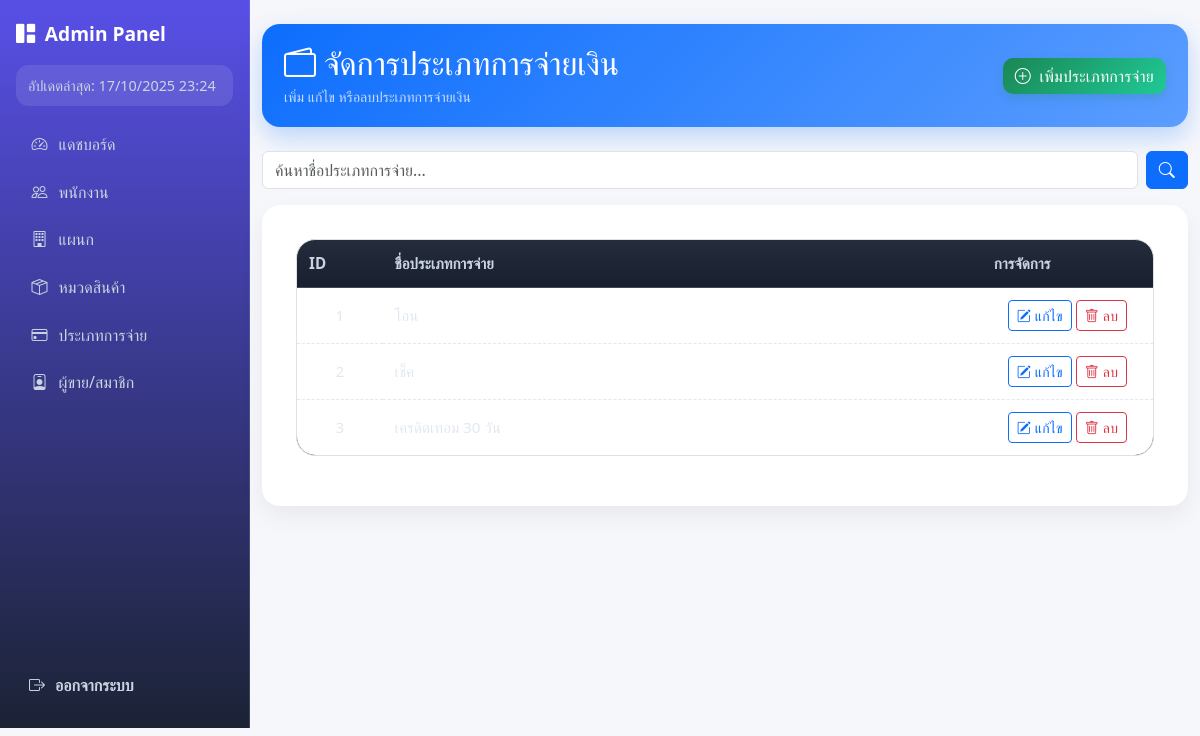
Screenshot of /admin/paymentTypeManagement.php with the database file from the repository.
### tables this page shows
CREATE TABLE `payment_types` (
  `id` int(11) NOT NULL,
  `name` varchar(120) NOT NULL
);

### admin/paymentTypeManagement.php (the view, shortened to what this page needs)
<?php
require_once "../connect.php";
$db = $GLOBALS['conn'] ?? $conn;
require_once __DIR__ . "/partials/admin_header.php";
$q=trim($_GET['q']??'');
$where=" WHERE 1=1 "; $params=[]; $types='';
$perPage=10; $page=max(1,(int)($_GET['page']??1)); $offset=($page-1)*$perPage;
$sql="SELECT id,name FROM payment_types {$where} ORDER BY id ASC LIMIT ?,?";
$params2=$params; $types2=$types."ii"; $params2[]=$offset; $params2[]=$perPage;
$stmt=$db->prepare($sql);
$stmt->bind_param($types2,...$params2);
$stmt->execute();
$rs=$stmt->get_result();
require_once __DIR__ . "/partials/admin_header.php";
?>
<!DOCTYPE html>
<html lang="th">
<head>
<link href="https://cdn.jsdelivr.net/npm/bootstrap@5.3.3/dist/css/bootstrap.min.css" rel="stylesheet">
<link href="https://cdn.jsdelivr.net/npm/bootstrap-icons@1.11.3/font/bootstrap-icons.css" rel="stylesheet">
</head>
<body>
<div class="container-fluid py-4">
  <div class="page-head d-flex justify-content-between align-items-center mb-4">
    <div>
      <h2 class="mb-1"><i class="bi bi-wallet2 me-2"></i>จัดการประเภทการจ่ายเงิน</h2>
      <div class="small opacity-75">เพิ่ม แก้ไข หรือลบประเภทการจ่ายเงิน</div>
    </div>
    <button class="btn btn-add" data-bs-toggle="modal" data-bs-target="#modalCreate">
      <i class="bi bi-plus-circle me-1"></i> เพิ่มประเภทการจ่าย
    </button>
  </div>
  <form class="d-flex gap-2 mb-3" method="get">
    <input class="form-control" type="search" name="q" placeholder="ค้นหาชื่อประเภทการจ่าย..." value="<?= htmlspecialchars($q) ?>">
    <button class="btn btn-primary"><i class="bi bi-search"></i></button>
  </form>
  <div class="card">
    <div class="card-body">
      <div class="table-responsive">
        <table class="table table-hover align-middle">
          <thead>
            <tr class="text-center">
              <th width="10%">ID</th>
              <th>ชื่อประเภทการจ่าย</th>
              <th width="20%">การจัดการ</th>
            </tr>
          </thead>
          <tbody>
          <?php if($rs->num_rows): while($r=$rs->fetch_assoc()): ?>
            <tr>
              <td class="text-center"><?= $r['id'] ?></td>
              <td><?= htmlspecialchars($r['name']) ?></td>
              <td class="text-center">
                <button class="btn btn-sm btn-outline-primary" data-bs-toggle="modal"
                        data-bs-target="#modalEdit" data-id="<?= $r['id'] ?>"
                        data-name="<?= htmlspecialchars($r['name']) ?>">
                  <i class="bi bi-pencil-square"></i> แก้ไข
                </button>
                <button class="btn btn-sm btn-outline-danger" onclick="confirmDelete(<?= $r['id'] ?>)">
                  <i class="bi bi-trash"></i> ลบ
                </button>
              </td>
            </tr>
          <?php endwhile; else: ?>
            <tr><td colspan="3" class="text-center text-muted py-3">ไม่มีข้อมูล</td></tr>
          <?php endif; ?>
          </tbody>
        </table>
      </div>
    </div>
  </div>
</div>
</body>
</html>
<?php
require_once __DIR__ . "/partials/admin_footer.php";
?>

### assets/css/app-theme.css (style rules this page uses)
:root { --font-sans: "Inter", "Prompt", system-ui, -apple-system, Segoe UI, Roboto, "Helvetica Neue", Arial, "Noto Sans", "Apple Color Emoji", "Segoe UI Emoji", "Segoe UI Symbol"; --radius-sm: .4rem; --radius: .8rem; --radius-lg: 1.2rem; --shadow-1: 0 1px 2px rgba(0,0,0,.06), 0 1px 1px rgba(0,0,0,.04); --shadow-2: 0 6px 16px rgba(0,0,0,.08), 0 2px 6px rgba(0,0,0,.04); --bg: #0f172a; --panel: #0b1220; --muted: #94a3b8; --text: #e5e7eb; --primary: #4f46e5; --primary-700: #4338ca; --accent: #14b8a6; --success: #10b981; --warning: #f59e0b; --danger: #f43f5e; --line: rgba(148,163,184,.25); --surface: #111827; --surface-2: #0b1324; --chip: rgba(79,70,229,.12); }
* { box-sizing:border-box }
html,body { height:100% }
body { margin:0; font-family: var(--font-sans); background: radial-gradient(1200px 600px at 10% -10%, rgba(79,70,229,.15), transparent 60%), radial-gradient(800px 400px at 90% 10%, rgba(20,184,166,.10), transparent 55%), var(--bg); color:var(--text); line-height:1.6; }
h1,h2,h3 { line-height:1.25; margin:0 0 .6rem }
h2 { font-size:1.4rem }
.card { background: linear-gradient(180deg, rgba(255,255,255,.03), rgba(255,255,255,.01)); border:1px solid var(--line); border-radius:var(--radius-lg); box-shadow:var(--shadow-1); padding:18px 18px; }
.btn { display:inline-flex; align-items:center; gap:8px; border-radius:999px; padding:10px 16px; border:1px solid transparent; font-weight:600; letter-spacing:.2px; cursor:pointer; transition:.2s; background:var(--surface); color:var(--text); border-color:var(--line); }
.table { width:100%; border-collapse:separate; border-spacing:0; font-size:.95rem; border:1px solid var(--line); border-radius:var(--radius-lg); overflow:hidden; background:var(--surface); }
.table thead th { text-align:left; font-weight:700; color:#cbd5e1; background:linear-gradient(180deg, rgba(148,163,184,.15), rgba(148,163,184,.05)); padding:12px; border-bottom:1px solid var(--line) }
.table tbody td { padding:12px; border-bottom:1px dashed var(--line); color:#e2e8f0 }
.table tbody tr:last-child td { border-bottom:none }
.mb-1 { margin-bottom:4px }
.mb-3 { margin-bottom:12px }
.mb-4 { margin-bottom:16px }

### admin/partials/admin_header.php (style rules this page uses)
html, body { margin: 0; height: 100%; background: var(--bg); color: var(--text); font-family: var(--font-sans); }

### admin/paymentTypeManagement.php (style rules this page uses)
body { background:#f6f7fb; }
.page-head { background:linear-gradient(135deg,#0d6efd,#5b9dff); color:#fff; border-radius:18px; padding:20px 22px; box-shadow:0 10px 25px rgba(13,110,253,.25); }
.card { border:0; border-radius:18px; box-shadow:0 10px 25px rgba(0,0,0,.06); }
table th { background:#f1f4f9; font-weight:600; }
.btn-add { background:linear-gradient(135deg,#198754,#20c997); color:#fff; border:0; border-radius:10px; box-shadow:0 4px 10px rgba(25,135,84,.2); }

### rows the page displays
payment_types: id "1", name "โอน"
payment_types: id "2", name "เช็ค"
payment_types: id "3", name "เครดิตเทอม 30 วัน"
